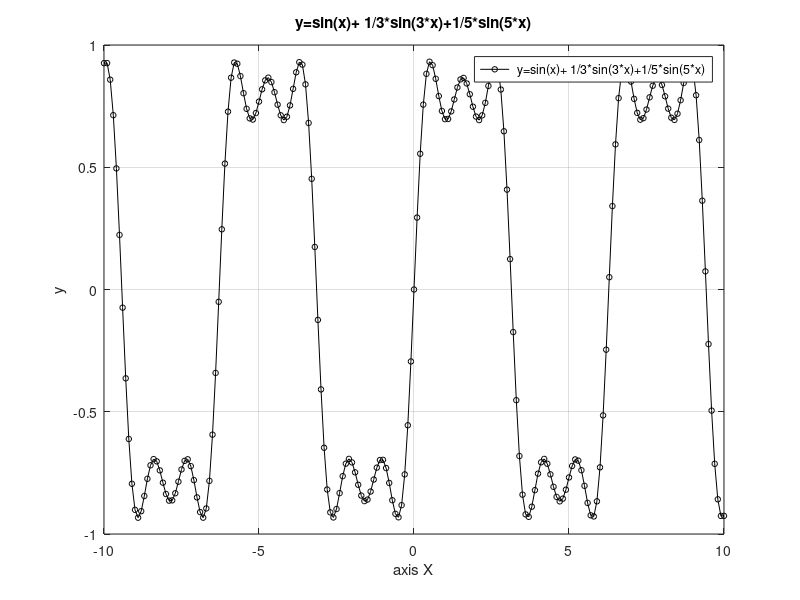

The MATLAB script that drew this image:
x=-10:0.1:10;
y=sin(x)+ 1/3*sin(3*x)+1/5*sin(5*x);
plot(x, y, "-ok; y=sin(x)+ 1/3*sin(3*x)+1/5*sin(5*x);", "markersize", 4);
grid on;
xlabel('axis X');
ylabel('y');
title('y=sin(x)+ 1/3*sin(3*x)+1/5*sin(5*x)');
